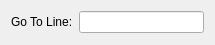
<?xml version="1.0" encoding="UTF-8"?>
<ui version="4.0">
 <class>GoToLineForm</class>
 <widget class="QWidget" name="GoToLineForm">
  <property name="geometry">
   <rect>
    <x>0</x>
    <y>0</y>
    <width>215</width>
    <height>45</height>
   </rect>
  </property>
  <property name="windowTitle">
   <string>Form</string>
  </property>
  <layout class="QGridLayout" name="gridLayout">
   <item row="0" column="0">
    <layout class="QVBoxLayout" name="verticalLayout_5">
     <item>
      <layout class="QVBoxLayout" name="verticalLayout_2">
       <item>
        <layout class="QGridLayout" name="gridLayout_3">
         <item row="0" column="0">
          <widget class="QLabel" name="label">
           <property name="text">
            <string>Go To Line:</string>
           </property>
           <property name="buddy">
            <cstring>goToLine</cstring>
           </property>
          </widget>
         </item>
         <item row="0" column="1">
          <widget class="QLineEdit" name="goToLine"/>
         </item>
        </layout>
       </item>
      </layout>
     </item>
    </layout>
   </item>
  </layout>
 </widget>
 <tabstops>
  <tabstop>goToLine</tabstop>
 </tabstops>
 <resources/>
 <connections/>
</ui>
